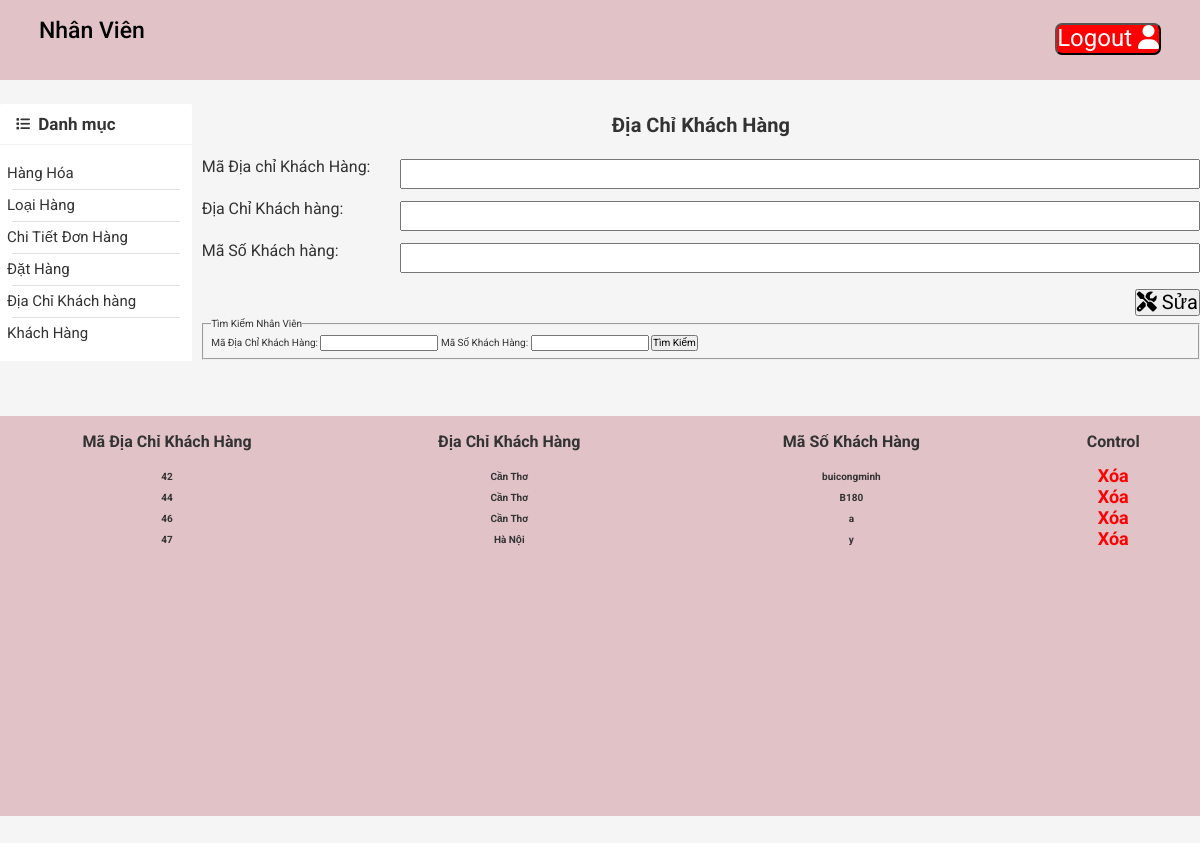
Page /diachikhachhang.php (signed in) on the committed database.
### tables this page shows
CREATE TABLE `diachikh` (
  `MaDC` int(6) NOT NULL,
  `DiaChi` varchar(100) DEFAULT NULL,
  `MSKH` char(40) DEFAULT NULL
);

### diachikhachhang.php (the view, shortened to what this page needs)
<?php
        $conn = mysqli_connect('localhost', 'root', '', 'quanlydathang') or die ('Không thể kết nối tới database');
?>
<!DOCTYPE html>
<html lang="en">
<head>
    <link rel="stylesheet" href="https://cdnjs.cloudflare.com/ajax/libs/normalize/8.0.1/normalize.min.css">
    <link rel="stylesheet" href="css/base.css">
    <link rel="stylesheet" href="css/main.css">
    <link rel="stylesheet" href="css/admin.css">
    <link rel="stylesheet" href="fonts/fontawesome-free-5.15.3-web/css/all.css">
</head>
<body>
    <div class="app">
        <header class="headerad">
           <div class="admin">
                <a href="admin.php" class="admin_btn"><?php if(isset($_SESSION['loginAdmin'])){
                    echo "Admin";}else
                    {echo "Nhân Viên";}  ?></a>
            </div>
           <div class="logout">
                <form method="POST" action="login.php" >
                     <button type="submit" name="logout" style="    background-color: red;
                        color: white;
                        font-size: 24px;
                        border-radius: 7px;"> Logout <i class="fas fa-user"></i></button>
                </form>
            </div>
        </header>
        <div class="app_container">
            <div class="grid">
                <div class="grid_row  app_content">
                    <div class="grid_column-2 ">
                        <nav class="category">
                            <h3 class="category-heading">
                                <i class="fas fa-list category-heading-icon"></i>
                                Danh mục
                            </h3>
                            <ul class="category-list category-item--active" style="padding: 12px;">
                             <?php
                               if(isset($_SESSION['loginNhanVien'])){
                                ?>
                                <li class="category-item">
                                    <a href="hanghoa.php" class="category-item-link">Hàng Hóa</a>
                                </li>
                                <li class="category-item">
                                    <a href="loaihang.php" class="category-item-link">Loại Hàng</a>
                                </li>
                                <li class="category-item">
                                    <a href="chitietdonhang.php" class="category-item-link">Chi Tiết Đơn Hàng</a>
                                </li>
                                   <li class="category-item">
                                    <a href="dathang.php" class="category-item-link">Đặt Hàng</a>
                                </li>
                                <li class="category-item">
                                    <a href="diachikhachhang.php" class="category-item-link">Địa Chỉ Khách hàng</a>
                                </li>
                                 <li class="category-item">
                                    <a href="khachhang.php" class="category-item-link">Khách Hàng</a>
                                </li>
                           <?php } ?>
                            </ul>
                        </nav>
        </div>
          <div class="grid_column-10">
            <form action="diachikhachhang.php" method="POST">
               <h1 class="content__header"> Địa Chỉ Khách Hàng </h1>
              <div class="input_wrap">
                  <div class="input_wrap-lable">
                    <label>Mã Địa chỉ Khách Hàng:</label>
                </div>
                 <input type="text" class="form-control" name="madc" >
              </div>
              <div class="input_wrap">
                <div class="input_wrap-lable">
                  <label>Địa Chỉ Khách hàng:</label>
                </div>
                <input type="text" class="form-control" name="dc" required>
              </div>
              <div class="input_wrap">
                <div class="input_wrap-lable">
                  <label>Mã Số Khách hàng:</label>
                </div>
                <input type="text" class="form-control" name="masokh" required>
              </div>
              <div class="form-control-click">
                <button type="submit" name="edit" class="form-control form-submit "><i class="fas fa-tools"></i> Sửa
                </button>
              </div>
            </form>
               <div class="form-control-search">
              <form class="form-control_search" action="diachikhachhang.php?actiondckh=search" method="POST">
                <fieldset style="margin: 40px auto;
                  width: 100%">
                  <legend>Tìm Kiếm Nhân Viên</legend>
                  Mã Địa Chỉ Khách Hàng: <input type="text" name="MaDC"
                  value="<?php echo empty($MaDC)? '':$MaDC?>"
                  >
                  Mã Số Khách Hàng: <input type="text" name="MSKH" value="<?php echo empty($MSKH)? '':$MSKH ?>"
>
                  <input type="submit" value="Tìm Kiếm">
                </fieldset>
              </form>
            </div>
          </div>
           <div class="table-responsive" style="    overflow: scroll;
    height: 50vh;">
            <table class="table table-hover">
              <thead>
                <tr class="thead-dark">
                    <th scope="col" >Mã Địa Chỉ Khách Hàng</th>
                    <th scope="col">Địa Chỉ Khách Hàng</th>
                    <th scope="col">Mã Số Khách Hàng</th>
                    <th scope="col">Control</th>
                </tr>
              </thead>
             <?php
if(!empty($wheredckh)){
              $sql1 = "SELECT * FROM DiaChiKH where  (".$wheredckh.") ";
              $result1= mysqli_query($conn,$sql1);
            }else{
                $sql1 = "SELECT * FROM DiaChiKH";
                $result1= mysqli_query($conn,$sql1);
            }
  ?>
  <?php
      while($row = mysqli_fetch_array($result1)){
        $madc=$row['MaDC'];
  ?>
    <tbody>
                <tr id="<?php echo $madc;?>" onclick="edit('<?php echo $madc;?>')">
                    <th scope="col" class="MADIACHIEDIT"><?php echo $row['MaDC'];?></th>
                    <th scope="col" class="DIACHIEDIT"><?php echo $row['DiaChi'];?></th>
                    <th scope="col" class="MASOKHACHHANGEDIT"><?php echo $row['MSKH'];?></th>
                    <th scope="col"><a style="    text-decoration: none;
    font-size: 18px;
    color: red;
"  href="diachikhachhang.php?madc=<?php echo $row['MaDC'];?>">Xóa</a></th>
                </tr>
              </tbody>
  <?php
         }?>
            </table>
          </div>
      </div>
</body>
</html>

### base.css (style rules this page uses)
:root { --white-color: #fff; --black-color: #000; --text-color: #333; --primary-color:orange; --primary-color-rgba: rgb(238,75,43); --boder-color:#dbdbdb; --navbar_height: 34px; --header-height:120px; --star-gold-color: #ffce3e; --header-with-search-height: calc(var(--header-height) - var(--navbar_height) ) }
* { box-sizing: inherit; }
html { font-size: 62.5%; line-height: 1.6rem; font-family: 'Roboto', sans-serif; box-sizing: border-box; }
.grid { width: 1200px; max-width: 100%; margin: 0 auto; }
.grid_row { display: flex; flex-wrap: wrap; margin-left: -5px; margin-right: -5px; }
.grid_column-2 { padding-left: 5px; padding-right: 5px; width: 16.6667%; }
.grid_column-10 { padding-left: 5px; padding-right: 5px; width: 83.3333%; }

### main.css (style rules this page uses)
.app_container { background-color: #f5f5f5; }
.app_content { padding-top: 24px; }
.category { background-color: var(--white-color); border-radius: 2px; }
.category-heading { margin-top: 0; font-size: 1.7rem; color: var(--text-color); padding: 12px 16px; border-bottom: 1px solid rgba(0,0,0,0.05); }
.category-heading-icon { font-size: 1.4rem; margin-right: 4px; top:-1px; position: relative; }
.category-list { list-style: none; padding-bottom: 8px; }
.category-item { position: relative; }
.category-item:first-child::before { display: none; }
.category-item::before { content: ""; width: 100%; border-top:1px solid #e1e1e1; position: absolute; }
.category-item-link { position: relative; text-decoration: none; color: var(--text-color); font-size: 1.5rem; margin-left: -13px; display: block; padding: 8px; right: 0; transition: right linear 0.1s ; }

### admin.css (style rules this page uses)
.headerad { height: 80px; width: 100%; display: flex; justify-content: space-between; padding: 7px 30px; font-size: 1.6rem; background-color: rgb(224, 194, 199); }
.admin, .logout { padding: 16px 9px; }
.admin_btn, .logout_btn { text-decoration: none; color: black; font-size: 2.3rem; font-weight: 500; }
.app_container { height: 100vh; }
.content__header { text-align: center; }
.input_wrap { display: flex; justify-content: space-between; }
.input_wrap .form-control { width: 80rem; height: 3rem; margin-top: 12px; }
.input_wrap .input_wrap-lable { margin-top: 12px; }
.input_wrap label { font-size: 1.6rem; }
.form-submit { font-size: 2rem; float: right; }
.table-responsive { width: 100%; margin-top: 16px; background-color:rgb(224, 194, 199); }
.table { width: 100%; }
th { max-width: 100px; overflow: hidden; text-overflow: ellipsis; white-space: nowrap; }
.thead-dark { font-size: 1.6rem; }
.thead-dark th { height: 3em; line-height: 3em; }
.form-control-click { margin-top: 16px; }
.form-submit { margin-left: 8px; }
* { padding: 0; margin: 0; box-sizing: border-box; }
html { color: #333; font-size: 62.5%; }

### rows in the picture
diachikh: MaDC "42", DiaChi "Cần Thơ", MSKH "buicongminh"
diachikh: MaDC "44", DiaChi "Cần Thơ", MSKH "B180"
diachikh: MaDC "46", DiaChi "Cần Thơ", MSKH "a"
diachikh: MaDC "47", DiaChi "Hà Nội", MSKH "y"
